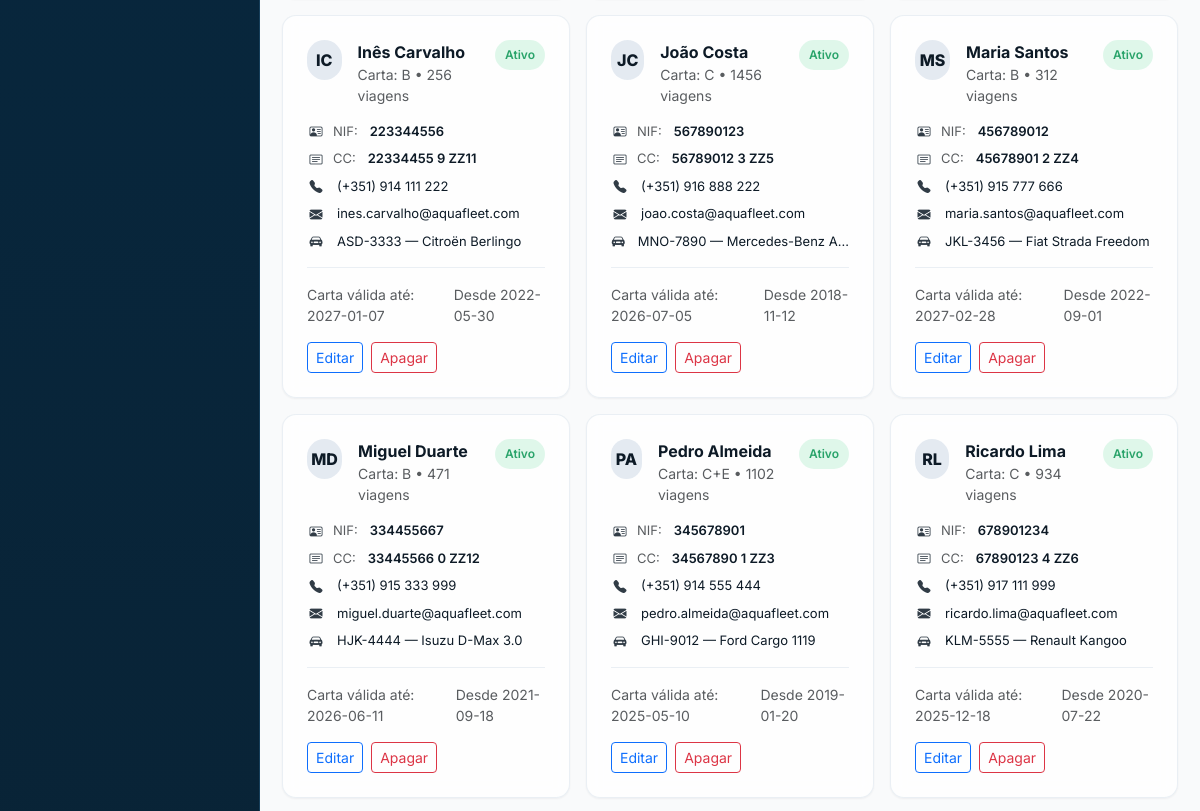
The page /motoristas/index.php (signed in, middle part) on the database as committed earlier.
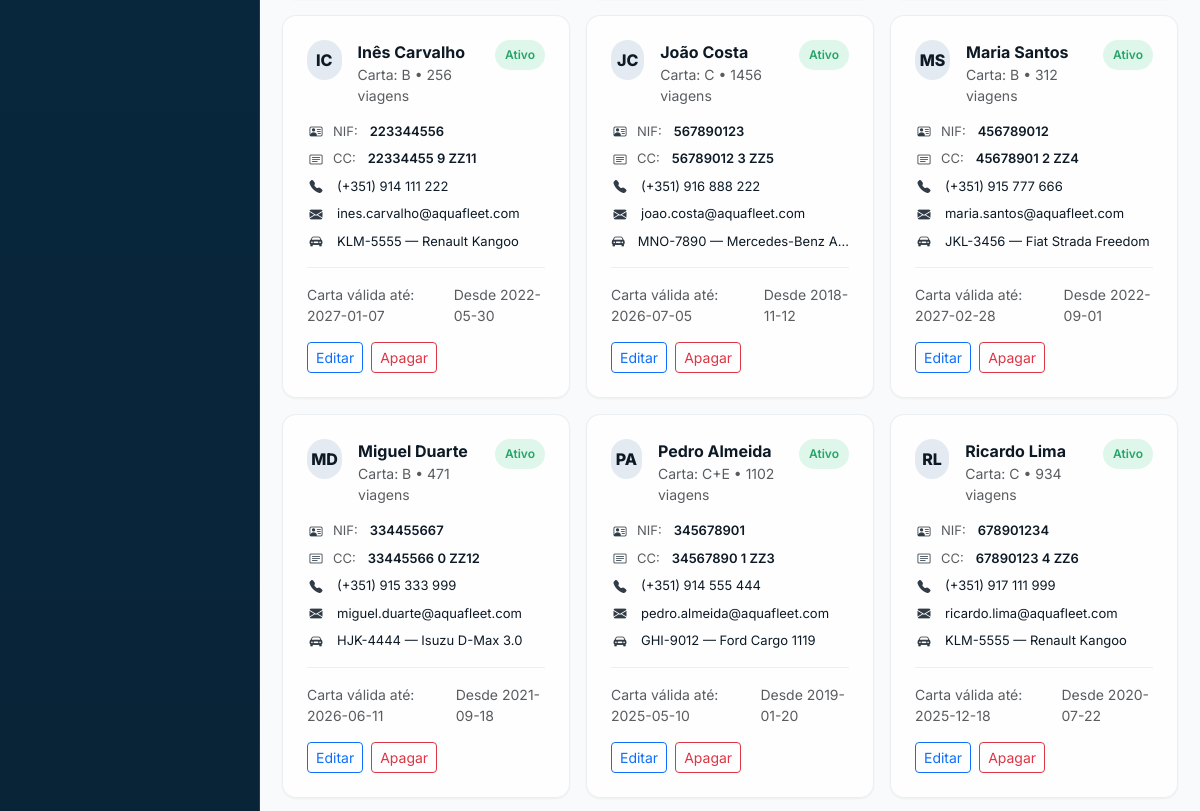
The same page on the database as committed later.
### tables this page shows
CREATE TABLE `motoristas` (
  `id` int(10) UNSIGNED NOT NULL,
  `nome` varchar(120) NOT NULL,
  `cc` varchar(20) DEFAULT NULL,
  `nif` varchar(20) DEFAULT NULL,
  `carta_numero` varchar(30) DEFAULT NULL,
  `carta_categoria` varchar(10) DEFAULT NULL,
  `carta_validade` date DEFAULT NULL,
  `telefone` varchar(30) DEFAULT NULL,
  `email` varchar(120) DEFAULT NULL,
  `status` enum('Ativo','Inativo') NOT NULL DEFAULT 'Ativo',
  `desde` date DEFAULT NULL,
  `viagens` int(11) NOT NULL DEFAULT 0,
  `viatura_id` int(10) UNSIGNED DEFAULT NULL,
  `criado_em` timestamp NOT NULL DEFAULT current_timestamp()
);

CREATE TABLE `viaturas` (
  `id` int(10) UNSIGNED NOT NULL,
  `matricula` varchar(20) NOT NULL,
  `marca_modelo` varchar(120) NOT NULL,
  `tipo` enum('Ligeiro','Pick-up','Carrinha','Camião','Elétrico','Outro') NOT NULL DEFAULT 'Ligeiro',
  `combustivel` enum('Diesel','Gasolina','Elétrico','Híbrido','Outro') NOT NULL DEFAULT 'Diesel',
  `quilometragem` int(10) UNSIGNED NOT NULL DEFAULT 0,
  `estado` enum('Disponível','Atribuída','Em Manutenção','Inativo') NOT NULL DEFAULT 'Disponível',
  `observacoes` text DEFAULT NULL,
  `infraestrutura_id` int(11) DEFAULT NULL,
  `criado_em` timestamp NOT NULL DEFAULT current_timestamp(),
  `atualizado_em` timestamp NOT NULL DEFAULT current_timestamp() ON UPDATE current_timestamp()
);

### inc/auth.php (called while the page is built, shortened)
<?php
function perfil_atual(): string {
  return strtolower(trim($_SESSION['user_perfil'] ?? 'operario'));
}

### motoristas/index.php (the view, shortened to what this page needs)
<?php
require_once __DIR__ . "/../inc/auth.php";
require_once __DIR__ . "/../inc/database.php";
require_once __DIR__ . "/../inc/header.php";
function h($s){ return htmlspecialchars((string)$s, ENT_QUOTES, 'UTF-8'); }
$where = "1=1";
$sql = "
  SELECT
    m.*,
    v.matricula AS v_matricula,
    v.marca_modelo AS v_modelo
  FROM motoristas m
  LEFT JOIN viaturas v ON v.id = m.viatura_id
  WHERE $where
  ORDER BY (m.status='Ativo') DESC, m.nome ASC
";
$res = mysqli_query($ligacao, $sql);
function initials($name){
  $name = trim((string)$name);
  $parts = preg_split('/\s+/', $name);
  $a = strtoupper(mb_substr($parts[0] ?? '', 0, 1));
  $b = strtoupper(mb_substr($parts[1] ?? $parts[0] ?? '', 0, 1));
  return $a . $b;
}
function pillClass($status){
  return ($status === 'Inativo') ? 'pill pill-danger' : 'pill pill-success';
}
function fmtDate($d){
  $ts = strtotime($d);
  return $ts ? date('Y-m-d', $ts) : '—';
}
?>
<div class="page-max-6xl space-y-6">
  <div class="row g-3">
    <?php if ($res && mysqli_num_rows($res) > 0): ?>
      <?php while($m = mysqli_fetch_assoc($res)): ?>
        <?php
          $id = (int)$m['id'];
          $status = (string)$m['status'];
          $sigla = initials($m['nome'] ?? '');
          $cartaLinha = trim((string)($m['carta_categoria'] ?? ''));
          $cartaLinha = $cartaLinha ? "Carta: {$m['carta_categoria']} • {$m['viagens']} viagens" : "{$m['viagens']} viagens";
          $vinculo = '';
          if (!empty($m['v_matricula'])) {
            $vinculo = $m['v_matricula'] . " — " . ($m['v_modelo'] ?? '');
          }
        ?>
        <div class="col-12 col-md-6 col-xl-4">
          <div class="glass-card p-4 h-100">
            <div class="d-flex justify-content-between align-items-start gap-2">
              <div class="d-flex gap-3 min-w-0">
                <div class="avatar-soft"><?php echo h($sigla); ?></div>
                <div class="min-w-0">
                  <div class="fw-bold text-truncate"><?php echo h($m['nome']); ?></div>
                  <div class="small text-muted"><?php echo h($cartaLinha); ?></div>
                </div>
              </div>
              <span class="<?php echo pillClass($status); ?>"><?php echo h($status); ?></span>
            </div>
            <div class="driver-lines mt-3">
              <div class="driver-line">
                <span class="driver-ico"><i class="bi bi-person-vcard"></i></span>
                <span class="text-muted">NIF:</span>
                <span class="ms-1 fw-semibold"><?php echo h($m['nif'] ?: '—'); ?></span>
              </div>
              <div class="driver-line">
                <span class="driver-ico"><i class="bi bi-card-text"></i></span>
                <span class="text-muted">CC:</span>
                <span class="ms-1 fw-semibold"><?php echo h($m['cc'] ?: '—'); ?></span>
              </div>
              <div class="driver-line">
                <span class="driver-ico"><i class="bi bi-telephone-fill"></i></span>
                <span class="ms-1"><?php echo h($m['telefone'] ?: '—'); ?></span>
              </div>
              <div class="driver-line">
                <span class="driver-ico"><i class="bi bi-envelope-fill"></i></span>
                <span class="ms-1 text-truncate"><?php echo h($m['email'] ?: '—'); ?></span>
              </div>
              <div class="driver-line">
                <span class="driver-ico"><i class="bi bi-car-front-fill"></i></span>
                <span class="ms-1 text-truncate"><?php echo h($vinculo ?: 'Sem viatura atribuída'); ?></span>
              </div>
            </div>
            <div class="driver-footer mt-3 pt-3">
              <div class="small text-muted">Carta válida até: <?php echo h(fmtDate($m['carta_validade'] ?? null)); ?></div>
              <div class="small text-muted">Desde <?php echo h(fmtDate($m['desde'] ?? null)); ?></div>
            </div>
            <div class="d-flex gap-2 mt-3">
              <?php if (in_array(perfil_atual(), ['admin', 'gestor'], true)): ?>
                <a class="btn btn-sm btn-outline-primary" href="edit.php?id=<?php echo $id; ?>">Editar</a>
                <a class="btn btn-sm btn-outline-danger" href="delete.php?id=<?php echo $id; ?>">Apagar</a>
              <?php endif; ?>
            </div>
          </div>
        </div>
      <?php endwhile; ?>
    <?php else: ?>
      <div class="col-12">
        <div class="glass-card p-4 text-center text-muted">Nenhum motorista encontrado.</div>
      </div>
    <?php endif; ?>
  </div>
</div>
<?php
require_once __DIR__ . "/../inc/footer.php";
?>

Rows that differ between the two databases and show on the page:
changed motoristas "IC": viatura.marca_modelo "ASD-3333 — Citroën Berlingo" → "KLM-5555 — Renault Kangoo"
